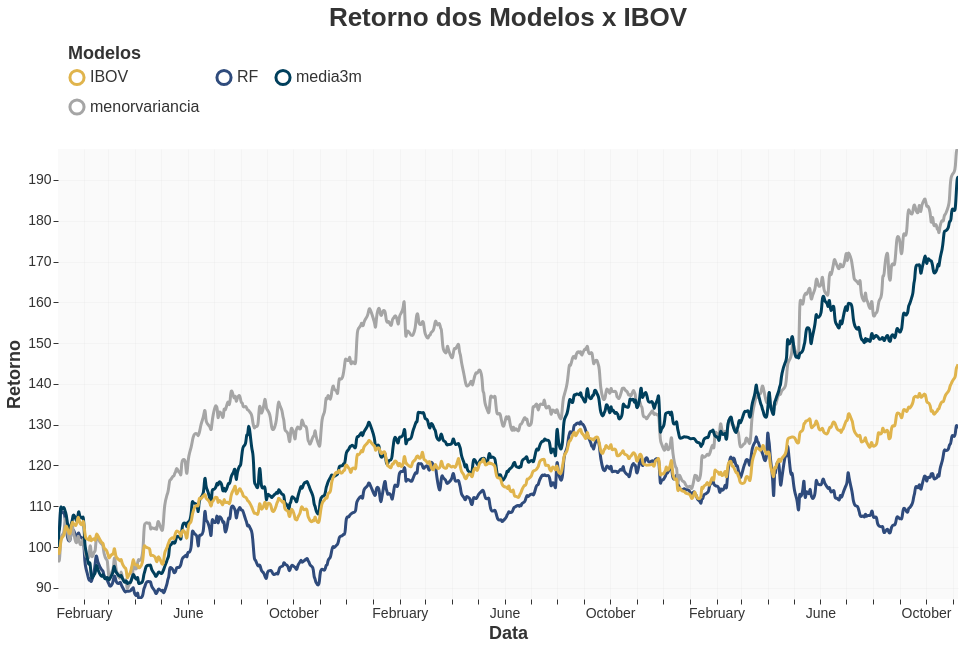

The code cell stored with this chart in its notebook:
### Markdown cell above
## Gráfico do Retorno

O graficó do retorno dos RF comparado ao ibovespa e aos melhores modelos

### Code cell
from utils.visualizacao import grafico_retorno, grafico_alpha

df_plot1 = df_final[['RF',	'menorvariancia','media3m', 'IBOV']]
grafico_retorno(df_plot1)

### Figure 1 — Vega-Lite specification as saved in the notebook (floating-point values rounded to 4 significant figures; data arrays with more than 128 entries replaced by an {"elided": "..."} marker saying what was removed)
{"config": {"view": {"continuousWidth": 300, "continuousHeight": 300, "fill": "#FAFAFA", "strokeWidth": 0}, "axis": {"domain": false, "labelColor": "#333333", "tickColor": "#333333", "titleColor": "#333333"}, "legend": {"labelColor": "#333333", "symbolStrokeWidth": 3, "symbolType": "circle", "titleColor": "#333333"}, "title": {"anchor": "middle", "color": "#333333", "font": "Helvetica Neue", "fontSize": 26}}, "data": {"name": "data-b29eb197f8b286e224f4f8f68bc84625"}, "mark": {"type": "line", "interpolate": "basis", "strokeWidth": 3}, "encoding": {"color": {"field": "Modelo", "legend": {"columns": 3, "direction": "horizontal", "labelFontSize": 16, "orient": "top", "padding": 10, "symbolSize": 200, "title": "Modelos", "titleFontSize": 18}, "scale": {"range": ["#E0B44C", "#2F4B7C", "#003F5C", "#A5A5A5", "#2F9E8F", "#FF7C43", "#D45087"]}, "type": "nominal"}, "opacity": {"condition": {"param": "param_1", "value": 1}, "value": 0.1}, "tooltip": [{"field": "Modelo", "title": "Modelo", "type": "nominal"}, {"field": "Retorno", "format": ".2f", "title": "Retorno", "type": "quantitative"}, {"field": "Date", "format": "%d/%m/%Y", "title": "Data", "type": "temporal"}], "x": {"axis": {"grid": true, "gridColor": "#CCCCCC", "gridOpacity": 0.12, "labelAngle": 0, "labelFontSize": 14, "titleFontSize": 18}, "field": "Date", "title": "Data", "type": "temporal"}, "y": {"axis": {"grid": true, "gridColor": "#CCCCCC", "gridOpacity": 0.15, "labelFontSize": 14, "titleFontSize": 18}, "field": "Retorno", "scale": {"domain": [87.25, 197.6]}, "title": "Retorno", "type": "quantitative"}}, "height": 450, "params": [{"name": "param_1", "select": {"type": "point", "fields": ["Modelo"]}, "bind": "legend"}, {"name": "param_2", "select": {"type": "interval", "encodings": ["x", "y"]}, "bind": "scales"}], "title": {"text": "Retorno dos Modelos x IBOV", "anchor": "middle", "font": "Helvetica", "fontSize": 26, "fontWeight": "bold"}, "width": 900, "$schema": "https://vega.github.io/schema/vega-lite/v5.20.1.json", "datasets": {"data-b29eb197f8b286e224f4f8f68bc84625": {"elided": "2860 records"}}}
